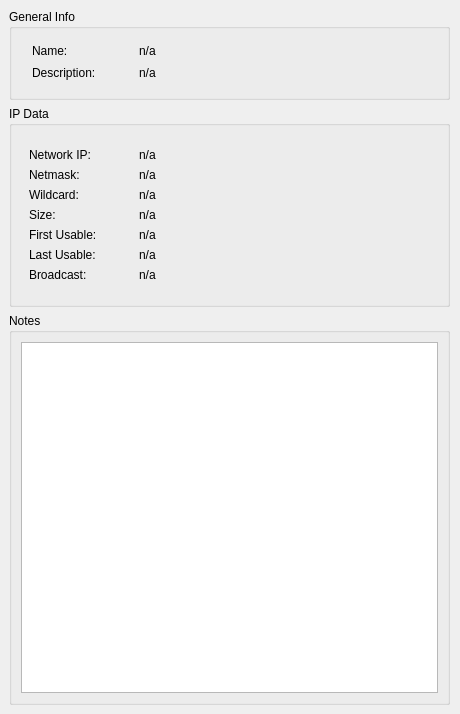
<?xml version="1.0" encoding="UTF-8"?>
<ui version="4.0">
 <class>SM_InfoDockWidget</class>
 <widget class="QDockWidget" name="SM_InfoDockWidget">
  <property name="geometry">
   <rect>
    <x>0</x>
    <y>0</y>
    <width>460</width>
    <height>714</height>
   </rect>
  </property>
  <property name="sizePolicy">
   <sizepolicy hsizetype="Preferred" vsizetype="Fixed">
    <horstretch>0</horstretch>
    <verstretch>0</verstretch>
   </sizepolicy>
  </property>
  <property name="minimumSize">
   <size>
    <width>460</width>
    <height>500</height>
   </size>
  </property>
  <property name="maximumSize">
   <size>
    <width>460</width>
    <height>524287</height>
   </size>
  </property>
  <property name="baseSize">
   <size>
    <width>460</width>
    <height>0</height>
   </size>
  </property>
  <property name="floating">
   <bool>false</bool>
  </property>
  <property name="windowTitle">
   <string>Subnet Info</string>
  </property>
  <widget class="QWidget" name="dockWidgetContents">
   <layout class="QGridLayout" name="gridLayout_2">
    <item row="0" column="0">
     <layout class="QVBoxLayout" name="verticalLayout">
      <item>
       <widget class="QGroupBox" name="groupBox">
        <property name="sizePolicy">
         <sizepolicy hsizetype="Fixed" vsizetype="Fixed">
          <horstretch>0</horstretch>
          <verstretch>0</verstretch>
         </sizepolicy>
        </property>
        <property name="minimumSize">
         <size>
          <width>441</width>
          <height>91</height>
         </size>
        </property>
        <property name="maximumSize">
         <size>
          <width>441</width>
          <height>91</height>
         </size>
        </property>
        <property name="baseSize">
         <size>
          <width>441</width>
          <height>91</height>
         </size>
        </property>
        <property name="title">
         <string>General Info</string>
        </property>
        <widget class="QLabel" name="label">
         <property name="geometry">
          <rect>
           <x>23</x>
           <y>33</y>
           <width>49</width>
           <height>18</height>
          </rect>
         </property>
         <property name="sizePolicy">
          <sizepolicy hsizetype="Fixed" vsizetype="Preferred">
           <horstretch>0</horstretch>
           <verstretch>0</verstretch>
          </sizepolicy>
         </property>
         <property name="text">
          <string>Name:</string>
         </property>
        </widget>
        <widget class="QLabel" name="label_2">
         <property name="geometry">
          <rect>
           <x>23</x>
           <y>55</y>
           <width>89</width>
           <height>18</height>
          </rect>
         </property>
         <property name="sizePolicy">
          <sizepolicy hsizetype="Fixed" vsizetype="Preferred">
           <horstretch>0</horstretch>
           <verstretch>0</verstretch>
          </sizepolicy>
         </property>
         <property name="text">
          <string>Description:</string>
         </property>
        </widget>
        <widget class="QLabel" name="sn_name">
         <property name="geometry">
          <rect>
           <x>130</x>
           <y>33</y>
           <width>291</width>
           <height>18</height>
          </rect>
         </property>
         <property name="text">
          <string>n/a</string>
         </property>
        </widget>
        <widget class="QLabel" name="sn_desc">
         <property name="geometry">
          <rect>
           <x>130</x>
           <y>55</y>
           <width>291</width>
           <height>18</height>
          </rect>
         </property>
         <property name="text">
          <string>n/a</string>
         </property>
        </widget>
        <zorder>label</zorder>
        <zorder>label_2</zorder>
        <zorder>sn_name</zorder>
        <zorder>sn_desc</zorder>
        <zorder>label_5</zorder>
       </widget>
      </item>
      <item>
       <widget class="QGroupBox" name="groupBox_2">
        <property name="sizePolicy">
         <sizepolicy hsizetype="Fixed" vsizetype="Fixed">
          <horstretch>0</horstretch>
          <verstretch>0</verstretch>
         </sizepolicy>
        </property>
        <property name="minimumSize">
         <size>
          <width>441</width>
          <height>201</height>
         </size>
        </property>
        <property name="maximumSize">
         <size>
          <width>441</width>
          <height>201</height>
         </size>
        </property>
        <property name="baseSize">
         <size>
          <width>441</width>
          <height>201</height>
         </size>
        </property>
        <property name="title">
         <string>IP Data</string>
        </property>
        <widget class="QLabel" name="sn_nm">
         <property name="geometry">
          <rect>
           <x>130</x>
           <y>60</y>
           <width>291</width>
           <height>18</height>
          </rect>
         </property>
         <property name="text">
          <string>n/a</string>
         </property>
        </widget>
        <widget class="QLabel" name="sn_addr">
         <property name="geometry">
          <rect>
           <x>130</x>
           <y>40</y>
           <width>291</width>
           <height>18</height>
          </rect>
         </property>
         <property name="text">
          <string>n/a</string>
         </property>
        </widget>
        <widget class="QLabel" name="label_3">
         <property name="geometry">
          <rect>
           <x>20</x>
           <y>40</y>
           <width>90</width>
           <height>18</height>
          </rect>
         </property>
         <property name="sizePolicy">
          <sizepolicy hsizetype="Fixed" vsizetype="Preferred">
           <horstretch>0</horstretch>
           <verstretch>0</verstretch>
          </sizepolicy>
         </property>
         <property name="text">
          <string>Network IP:</string>
         </property>
        </widget>
        <widget class="QLabel" name="label_4">
         <property name="geometry">
          <rect>
           <x>20</x>
           <y>60</y>
           <width>89</width>
           <height>18</height>
          </rect>
         </property>
         <property name="sizePolicy">
          <sizepolicy hsizetype="Fixed" vsizetype="Preferred">
           <horstretch>0</horstretch>
           <verstretch>0</verstretch>
          </sizepolicy>
         </property>
         <property name="text">
          <string>Netmask:</string>
         </property>
        </widget>
        <widget class="QLabel" name="label_7">
         <property name="geometry">
          <rect>
           <x>20</x>
           <y>80</y>
           <width>89</width>
           <height>18</height>
          </rect>
         </property>
         <property name="sizePolicy">
          <sizepolicy hsizetype="Fixed" vsizetype="Preferred">
           <horstretch>0</horstretch>
           <verstretch>0</verstretch>
          </sizepolicy>
         </property>
         <property name="text">
          <string>Wildcard:</string>
         </property>
        </widget>
        <widget class="QLabel" name="sn_wc">
         <property name="geometry">
          <rect>
           <x>130</x>
           <y>80</y>
           <width>291</width>
           <height>18</height>
          </rect>
         </property>
         <property name="text">
          <string>n/a</string>
         </property>
        </widget>
        <widget class="QLabel" name="label_8">
         <property name="geometry">
          <rect>
           <x>20</x>
           <y>100</y>
           <width>89</width>
           <height>18</height>
          </rect>
         </property>
         <property name="sizePolicy">
          <sizepolicy hsizetype="Fixed" vsizetype="Preferred">
           <horstretch>0</horstretch>
           <verstretch>0</verstretch>
          </sizepolicy>
         </property>
         <property name="text">
          <string>Size:</string>
         </property>
        </widget>
        <widget class="QLabel" name="sn_size">
         <property name="geometry">
          <rect>
           <x>130</x>
           <y>100</y>
           <width>291</width>
           <height>18</height>
          </rect>
         </property>
         <property name="text">
          <string>n/a</string>
         </property>
        </widget>
        <widget class="QLabel" name="label_9">
         <property name="geometry">
          <rect>
           <x>20</x>
           <y>120</y>
           <width>89</width>
           <height>18</height>
          </rect>
         </property>
         <property name="sizePolicy">
          <sizepolicy hsizetype="Fixed" vsizetype="Preferred">
           <horstretch>0</horstretch>
           <verstretch>0</verstretch>
          </sizepolicy>
         </property>
         <property name="text">
          <string>First Usable:</string>
         </property>
        </widget>
        <widget class="QLabel" name="sn_first">
         <property name="geometry">
          <rect>
           <x>130</x>
           <y>120</y>
           <width>291</width>
           <height>18</height>
          </rect>
         </property>
         <property name="text">
          <string>n/a</string>
         </property>
        </widget>
        <widget class="QLabel" name="label_10">
         <property name="geometry">
          <rect>
           <x>20</x>
           <y>140</y>
           <width>89</width>
           <height>18</height>
          </rect>
         </property>
         <property name="sizePolicy">
          <sizepolicy hsizetype="Fixed" vsizetype="Preferred">
           <horstretch>0</horstretch>
           <verstretch>0</verstretch>
          </sizepolicy>
         </property>
         <property name="text">
          <string>Last Usable:</string>
         </property>
        </widget>
        <widget class="QLabel" name="sn_last">
         <property name="geometry">
          <rect>
           <x>130</x>
           <y>140</y>
           <width>291</width>
           <height>18</height>
          </rect>
         </property>
         <property name="text">
          <string>n/a</string>
         </property>
        </widget>
        <widget class="QLabel" name="label_11">
         <property name="geometry">
          <rect>
           <x>20</x>
           <y>160</y>
           <width>89</width>
           <height>18</height>
          </rect>
         </property>
         <property name="sizePolicy">
          <sizepolicy hsizetype="Fixed" vsizetype="Preferred">
           <horstretch>0</horstretch>
           <verstretch>0</verstretch>
          </sizepolicy>
         </property>
         <property name="text">
          <string>Broadcast:</string>
         </property>
        </widget>
        <widget class="QLabel" name="sn_bc">
         <property name="geometry">
          <rect>
           <x>130</x>
           <y>160</y>
           <width>291</width>
           <height>18</height>
          </rect>
         </property>
         <property name="text">
          <string>n/a</string>
         </property>
        </widget>
       </widget>
      </item>
      <item>
       <widget class="QGroupBox" name="groupBox_3">
        <property name="sizePolicy">
         <sizepolicy hsizetype="Fixed" vsizetype="Preferred">
          <horstretch>0</horstretch>
          <verstretch>0</verstretch>
         </sizepolicy>
        </property>
        <property name="minimumSize">
         <size>
          <width>441</width>
          <height>100</height>
         </size>
        </property>
        <property name="maximumSize">
         <size>
          <width>441</width>
          <height>16777215</height>
         </size>
        </property>
        <property name="baseSize">
         <size>
          <width>441</width>
          <height>381</height>
         </size>
        </property>
        <property name="title">
         <string>Notes</string>
        </property>
        <layout class="QGridLayout" name="gridLayout">
         <item row="0" column="0">
          <widget class="QTextBrowser" name="sn_notes">
           <property name="frameShadow">
            <enum>QFrame::Sunken</enum>
           </property>
           <property name="readOnly">
            <bool>false</bool>
           </property>
          </widget>
         </item>
        </layout>
       </widget>
      </item>
     </layout>
    </item>
   </layout>
  </widget>
 </widget>
 <resources/>
 <connections/>
</ui>
